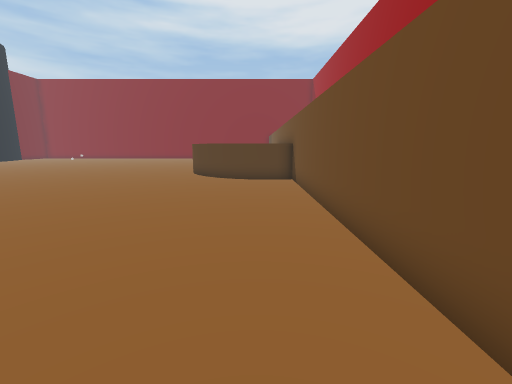
View 1 (above)

15 first-person views from a walk through a 3-D level made in the Unity game engine. The camera is 1.5 m above the floor, tilts 10° down and sees 90° across. The floor is counted in squares, 1 m on a side. Each view is taken from the middle of a square. On the plan, view 1 faces up. The plan holds only what a view shows up to about 13 squares ahead; the rest is blank. The place goes on beyond the plan. The player is left out. Some animated figures are not drawn.

View 2
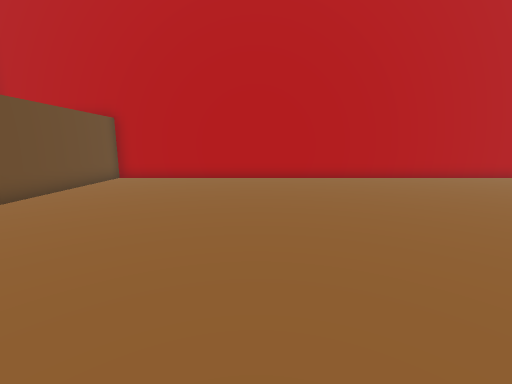

View 3
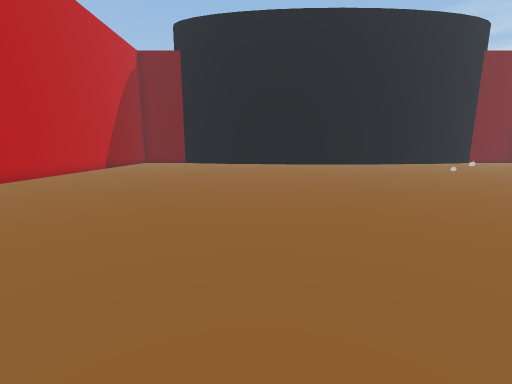

View 4
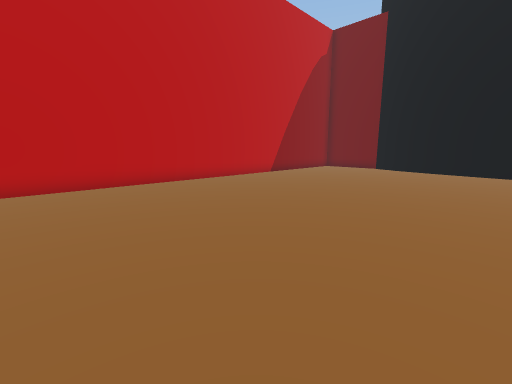

View 5
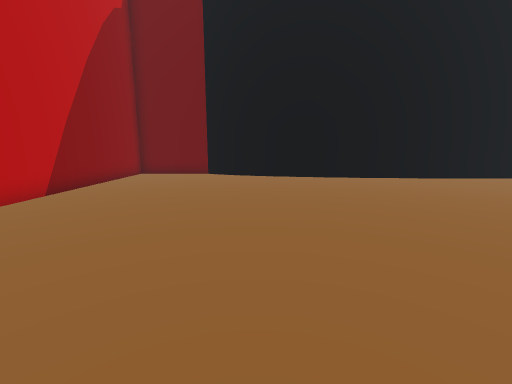

View 6
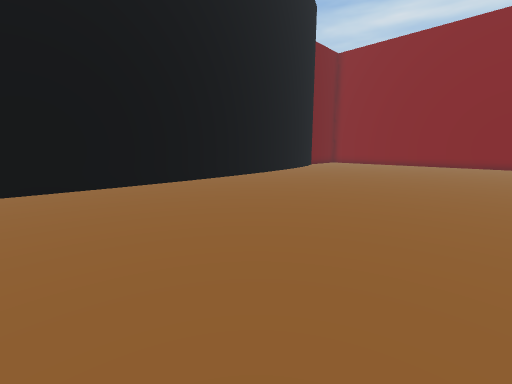

View 7
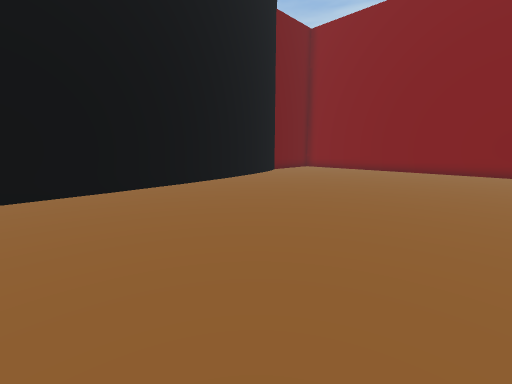

View 8
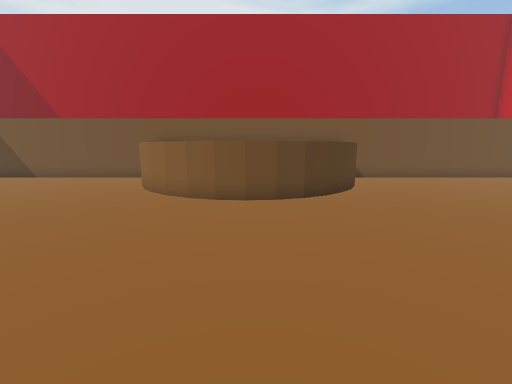

View 9
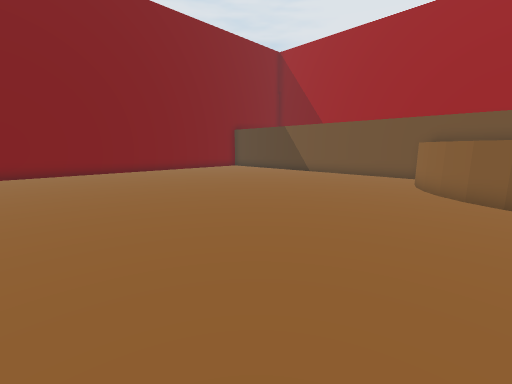

View 10
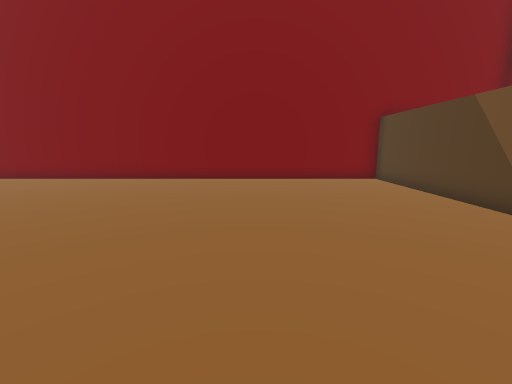

View 11
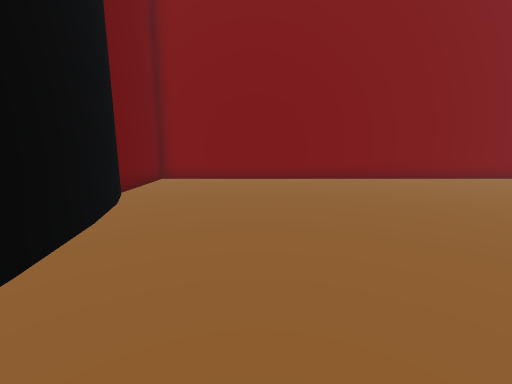

View 12
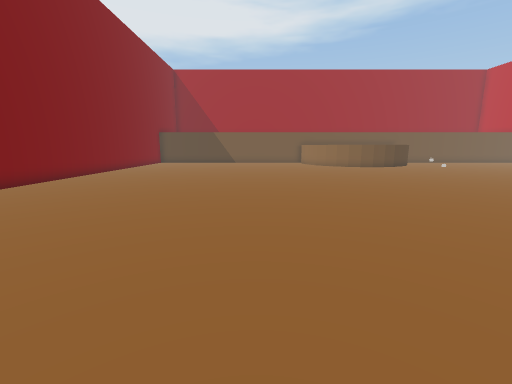

View 13
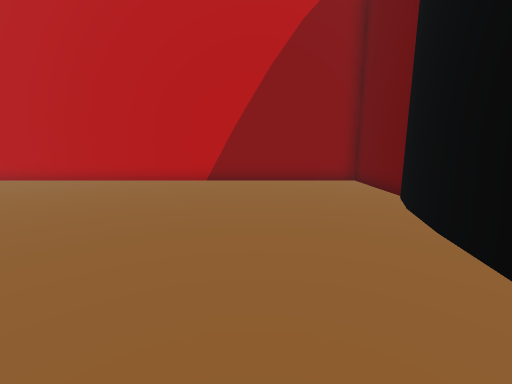

View 14
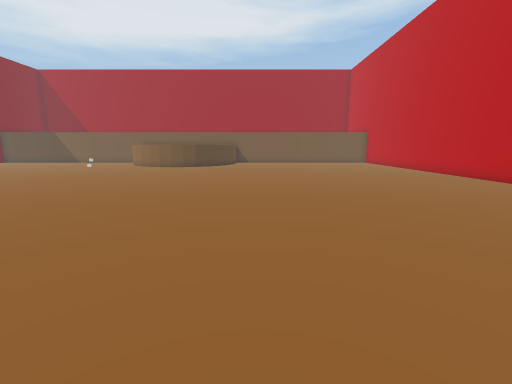

View 15
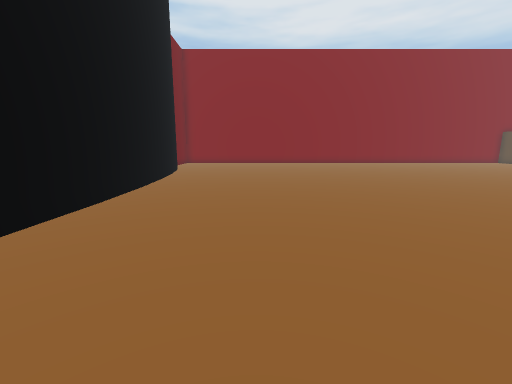

### Floor plan
Points are (right, up) in squares from view 1. A wall is a line through its corners. A room is listed if a view was taken in it or the views show most of it. See-through windows are left out.
Room 1 (views 1, 2, 3, 4, 5, 6, 7, 8, 9, 10, 11, 12, 13, 14, 15)
walls: (-3.9, 16.3) (-3.8, 17.3); (-3.8, 17.1) (-3.5, 18) (-3.1, 18.8); (-3.5, 14.5) (-3.8, 15.4) (-3.9, 16.4); (-3.1, 13.7) (-3.5, 14.6); (-3.2, 18.7) (-2.5, 19.5); (-2.5, 13.1) (-3.2, 13.9); (-2.6, 19.4) (-1.9, 20) (-1, 20.5); (-1.8, 12.5) (-2.6, 13.1); (-1, 12.1) (-1.9, 12.6); (-1.1, 20.4) (-0.3, 20.7); (-25.2, 19.7) (-25.4, 11.2); (-25.5, 11.4) (-26.1, 6.5); (0.7, 11.8) (-0.2, 11.9) (-1.2, 12.2); (-25.7, 24.8) (-25.3, 19.5); (1.7, 21) (1.7, 34.1) (-27.5, 34.1) (-27.5, 30.2); (-26.2, 6.7) (-26.7, 4.8); (-26.7, 4.9) (-27.3, 3.5); (-26.6, 28.8) (-25.8, 24.7); (-27.5, 3.2) (-27.5, -0.5) (1.7, -0.5) (1.7, 11.9) (0.6, 11.8); (-27.3, 30) (-26.7, 28.6)
objects: other object (-12, 17); other object (-11, 17)

Where each view was taken, in squares from view 1:
view 1: 0 up, 0 right, facing up
view 2: 12 up, 5 left, facing down
view 3: 10 up, 3 left, facing left
view 4: 10 up, 9 left, facing down-left
view 5: 6 up, 13 left, facing left
view 6: 11 up, 15 left, facing up-left
view 7: 17 up, 16 left, facing up-left
view 8: 16 up, 11 left, facing right
view 9: 18 up, 12 left, facing up-right
view 10: 22 up, 4 left, facing up
view 11: 22 up, 23 left, facing up
view 12: 25 up, 23 left, facing right
view 13: 11 up, 23 left, facing down
view 14: 10 up, 23 left, facing right
view 15: 10 up, 21 left, facing up
